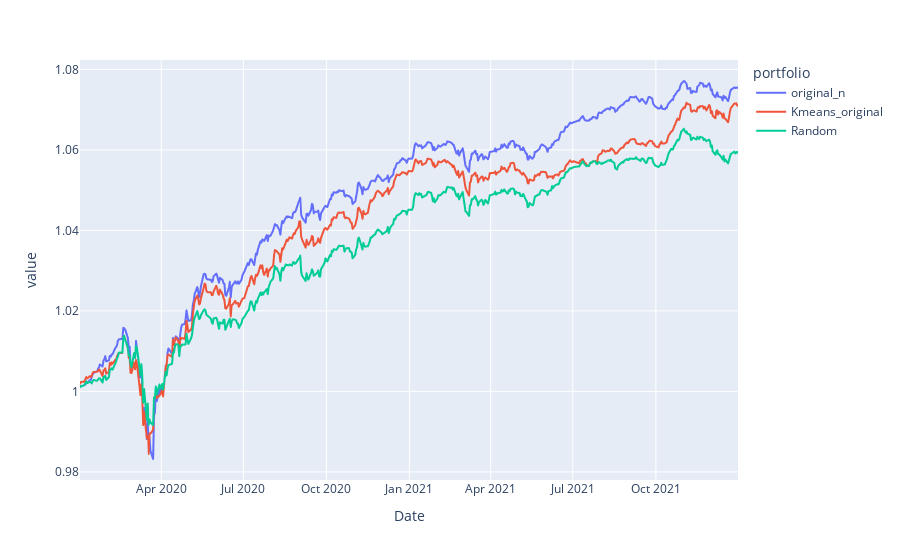

The notebook cell this image was saved under:
### Code cell
time_res = pd.DataFrame(time_ser_port).reset_index()
filtr = time_res.columns
time_res_m = pd.melt(time_res, id_vars=['Date'], var_name='portfolio')

time_res_m_filtered = time_res_m.query('portfolio in @filtr')
px.line(time_res_m_filtered, x="Date", y="value", color='portfolio')

### Figure 1 — Plotly figure (JSON) as saved in the notebook; plotly's stock layout.template omitted (floating-point values rounded to 4 significant figures; data arrays with more than 128 entries replaced by an {"elided": "..."} marker saying what was removed)
{"data": [{"hovertemplate": "portfolio=original_n<br>Date=%{x}<br>value=%{y}<extra></extra>", "legendgroup": "original_n", "line": {"color": "#636efa", "dash": "solid"}, "marker": {"symbol": "circle"}, "mode": "lines", "name": "original_n", "showlegend": true, "type": "scattergl", "x": {"elided": "499 str values"}, "xaxis": "x", "y": {"elided": "499 float values"}, "yaxis": "y"}, {"hovertemplate": "portfolio=Kmeans_original<br>Date=%{x}<br>value=%{y}<extra></extra>", "legendgroup": "Kmeans_original", "line": {"color": "#EF553B", "dash": "solid"}, "marker": {"symbol": "circle"}, "mode": "lines", "name": "Kmeans_original", "showlegend": true, "type": "scattergl", "x": {"elided": "499 str values"}, "xaxis": "x", "y": {"elided": "499 float values"}, "yaxis": "y"}, {"hovertemplate": "portfolio=Random<br>Date=%{x}<br>value=%{y}<extra></extra>", "legendgroup": "Random", "line": {"color": "#00cc96", "dash": "solid"}, "marker": {"symbol": "circle"}, "mode": "lines", "name": "Random", "showlegend": true, "type": "scattergl", "x": {"elided": "499 str values"}, "xaxis": "x", "y": {"elided": "499 float values"}, "yaxis": "y"}], "layout": {"legend": {"title": {"text": "portfolio"}, "tracegroupgap": 0}, "margin": {"t": 60}, "xaxis": {"anchor": "y", "domain": [0, 1], "title": {"text": "Date"}}, "yaxis": {"anchor": "x", "domain": [0, 1], "title": {"text": "value"}}}}
